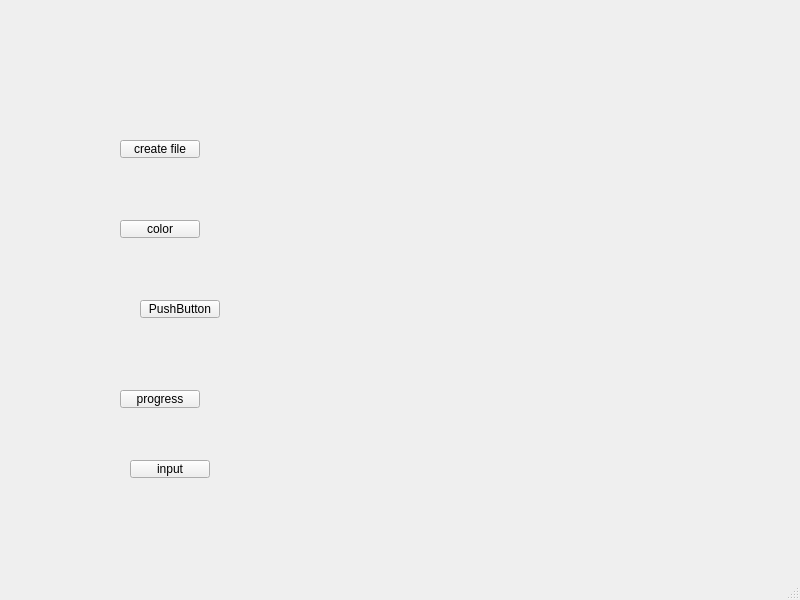
<?xml version="1.0" encoding="UTF-8"?>
<ui version="4.0">
 <class>MainWindow</class>
 <widget class="QMainWindow" name="MainWindow">
  <property name="geometry">
   <rect>
    <x>0</x>
    <y>0</y>
    <width>800</width>
    <height>600</height>
   </rect>
  </property>
  <property name="windowTitle">
   <string>MainWindow</string>
  </property>
  <widget class="QWidget" name="centralwidget">
   <widget class="QPushButton" name="pushButton">
    <property name="geometry">
     <rect>
      <x>120</x>
      <y>140</y>
      <width>80</width>
      <height>18</height>
     </rect>
    </property>
    <property name="text">
     <string>create file</string>
    </property>
   </widget>
   <widget class="QPushButton" name="pushButton_2">
    <property name="geometry">
     <rect>
      <x>120</x>
      <y>220</y>
      <width>80</width>
      <height>18</height>
     </rect>
    </property>
    <property name="text">
     <string>color</string>
    </property>
   </widget>
   <widget class="QPushButton" name="pushButton_3">
    <property name="geometry">
     <rect>
      <x>140</x>
      <y>300</y>
      <width>80</width>
      <height>18</height>
     </rect>
    </property>
    <property name="text">
     <string>PushButton</string>
    </property>
   </widget>
   <widget class="QPushButton" name="pushButton_4">
    <property name="geometry">
     <rect>
      <x>120</x>
      <y>390</y>
      <width>80</width>
      <height>18</height>
     </rect>
    </property>
    <property name="text">
     <string>progress</string>
    </property>
   </widget>
   <widget class="QPushButton" name="pushButton_5">
    <property name="geometry">
     <rect>
      <x>130</x>
      <y>460</y>
      <width>80</width>
      <height>18</height>
     </rect>
    </property>
    <property name="text">
     <string>input</string>
    </property>
   </widget>
  </widget>
  <widget class="QMenuBar" name="menubar">
   <property name="geometry">
    <rect>
     <x>0</x>
     <y>0</y>
     <width>800</width>
     <height>17</height>
    </rect>
   </property>
  </widget>
  <widget class="QStatusBar" name="statusbar"/>
 </widget>
 <resources/>
 <connections/>
</ui>
